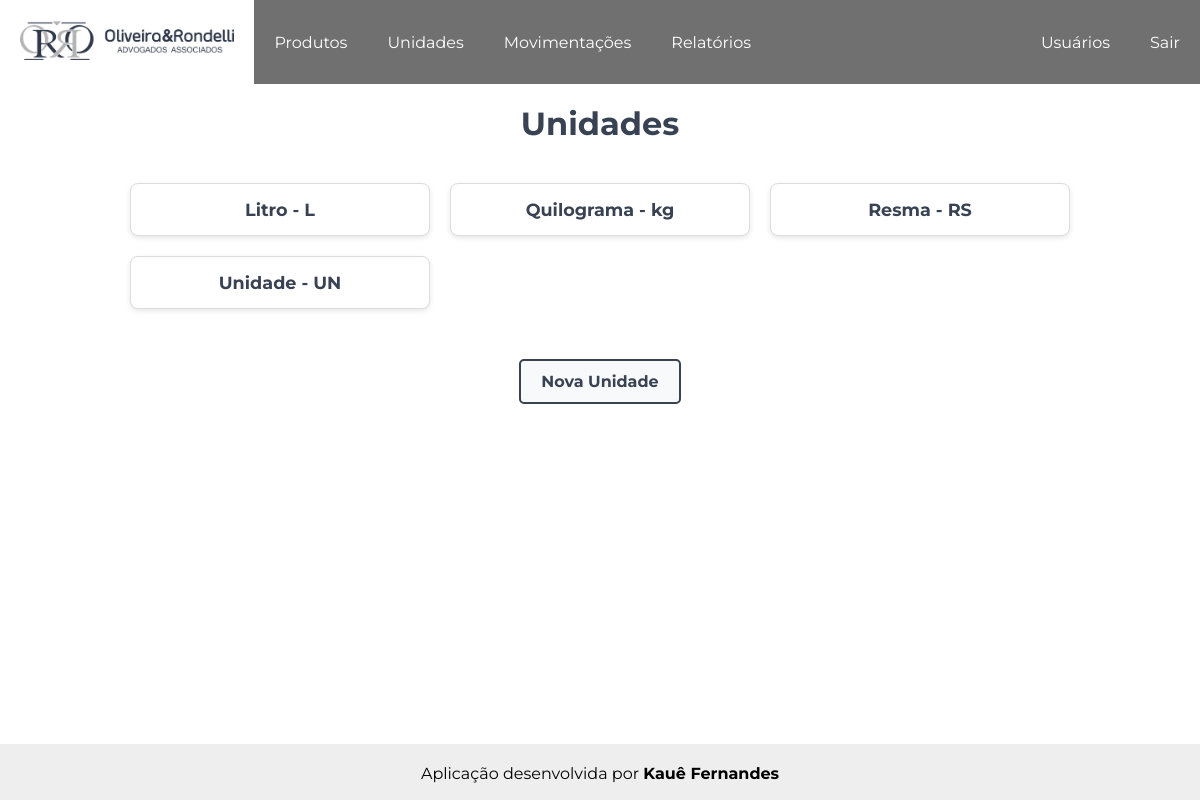
Before: /produtos/unidades/ (signed in) with the older database file.
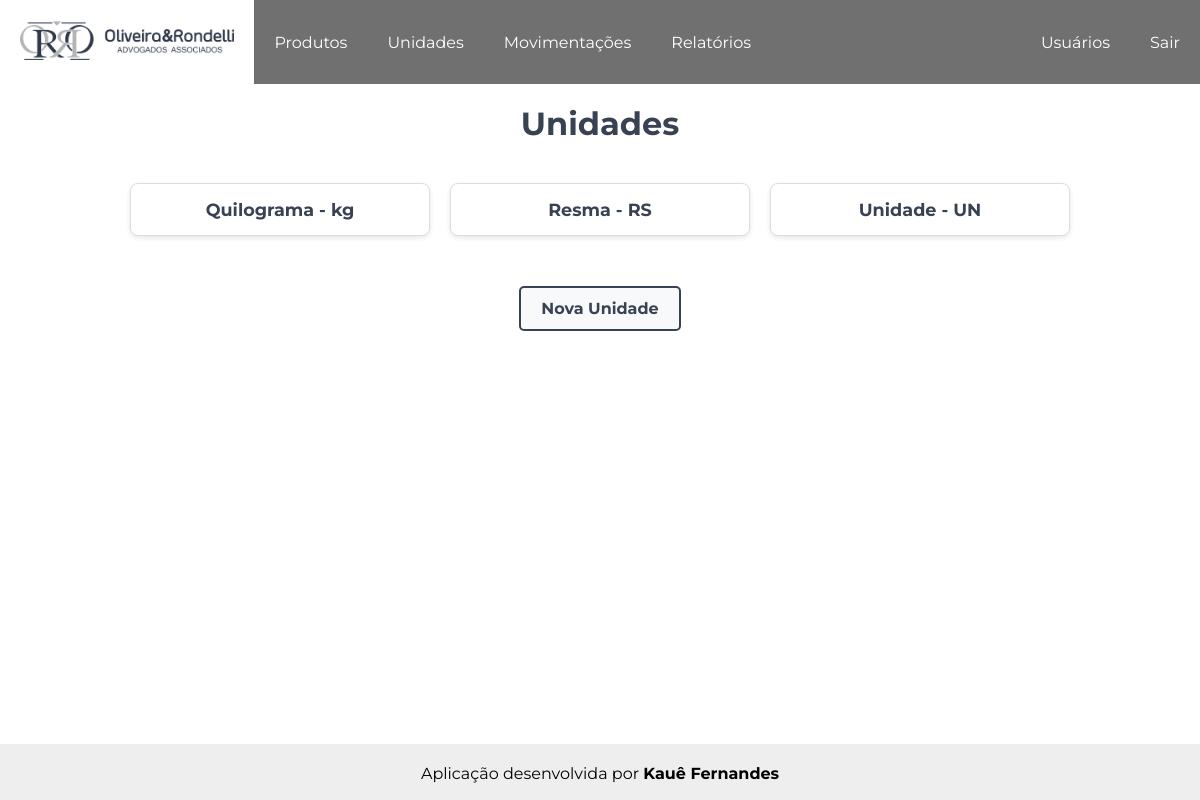
After: the same page with the newer database file.
### produtos/models.py (models this page shows)
class Unidades(models.Model):
    uni_nome = models.CharField('Nome', max_length=10)                  # Nome da unidade
    uni_sigla = models.CharField('Sigla', max_length=5)                 # Sigla da unidade
    uni_data_adicionada = models.DateTimeField(auto_now_add=True)       # Data em que a unidade foi adicionada
    uni_data_modificado = models.DateTimeField(auto_now=True)           # Data em que a unidade foi modificada
    def __str__(self):
        return self.uni_nome
    class Meta:
        verbose_name = 'Unidade'
        verbose_name_plural = 'Unidades'
        ordering = ['uni_nome']

### produtos/views.py (the view)
# urls.py: path('unidades/', views.lista_unidades, name = 'unidades'),                         # Caminho para a página das unidades
@user_passes_test(verifica_admin)
def lista_unidades(request):
    unidades = Unidades.objects.order_by('uni_nome')
    context = {'unidades': unidades}
    return render(request, 'unidades/lista_unidades.html', context)

### usuarios/views.py (called while the page is built)
def verifica_admin(usuario):
    return usuario.is_superuser

### produtos/templates/unidades/lista_unidades.html (shortened to what this page needs)
<!DOCTYPE html>
{% extends "core/base.html" %}
{% load static %}
    {% block extra_css %}
        <link rel="stylesheet" href="{% static 'css/produtos.css' %}">
    {% endblock %}
    {% block content %}
    <h1>Unidades</h1>
    <div class="container-unidades">
        <ul class="lista_unidades">
            {% for unidade in unidades %}
                <li>{{ unidade }} - <b>{{ unidade.uni_sigla }}</b></li>
            {% empty %}
                <li>Não existe unidade cadastrada.</li>
            {% endfor %}
        </ul>
    </div>
    <div class="container-botao">
        <a href="{% url 'nova_unidade' %}"><button class="botao-novo-produto">Nova Unidade</button></a>
    </div>
    {% endblock content %}

Changed rows visible on the page:
removed Unidades: uni_nome "Litro", uni_sigla "L"
